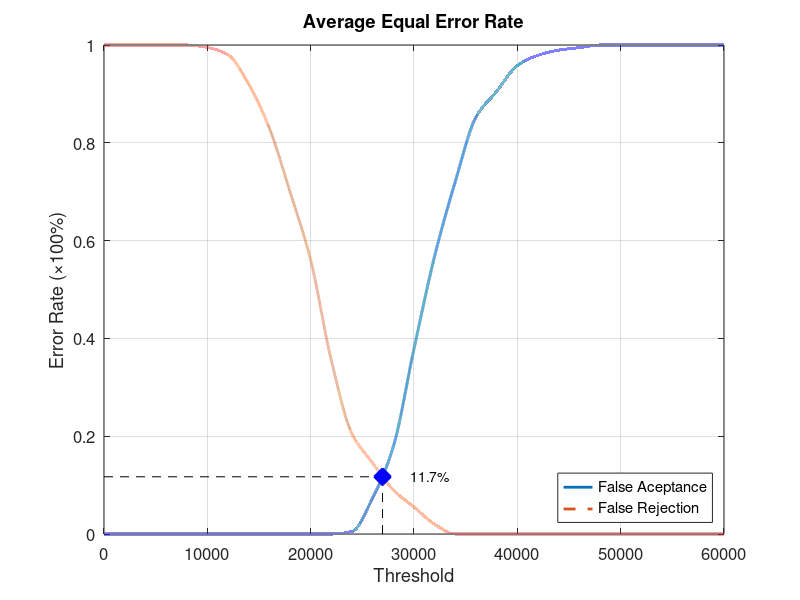
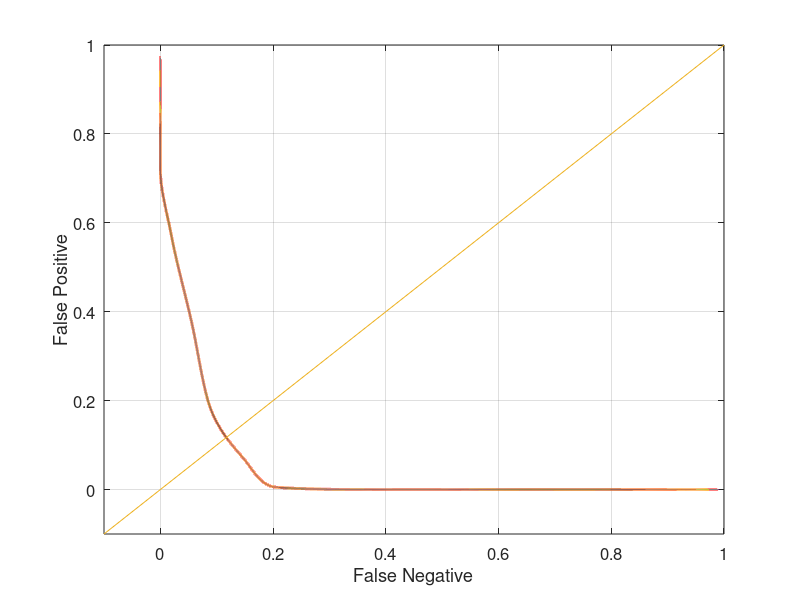

MATLAB code for these plots, in order:
function yEER = Database3_4
close all;
clear;
clc;
x = 0:2000:60000;
xq = 0:0.5:60000;

y0 = [0 0 0 0 0 0 0 0 0 0 0 0 0.00526316 0.0736842 0.178947 0.378947 0.568421 0.721053 0.852632 0.905263 0.957895 0.978947 0.989474 0.994737 1 1 1 1 1 1 1];
yy0 = interp1(x, y0, xq, 'pchip');
y1 = [1 1 1 1 1 0.995 0.98 0.92 0.83 0.7 0.56 0.355 0.205 0.145 0.09 0.055 0.02 0 0 0 0 0 0 0 0 0 0 0 0 0 0];
yy1 = interp1(x, y1, xq, 'pchip');

% Calculating EER: 
y2 = abs(y0 - y1);
find(y2 == min(y2))
yy2 = abs(yy0 - yy1);
xEER = find(yy2 == min(yy2));
xEERIndex = xq(xEER) % X-axis EER
yEER = yy0(xEER) % Y-axis EER

main = figure
plot(xq, yy0,'-','LineWidth', 2);	hold on
plot(xq, yy1,'--','LineWidth', 2);	hold on
plot([xEERIndex xEERIndex], [0 yEER], 'k--');	hold on
plot([0 xEERIndex], [yEER yEER], 'k--');	hold on
plot(xEERIndex, yEER, 'bx', 'LineWidth', 10);	hold on
text(xEERIndex + 10 * xEERIndex / 100, yEER, [num2str(round((10000 * yEER)) / 100) '%'])
legend('False Aceptance', 'False Rejection', 'Location', 'SouthEast')
xlabel('Threshold')
ylabel('Error Rate (\times100%)')
title('Average Equal Error Rate')
set(gca, 'FontSize', 12)
axis([0 60000 0 1])
grid on

print(main, 'Database3_4Main', '-dpng');
FNRxFPR = figure('Color', [1 1 1]);
plot(yy1, yy0, '-', yy1, yy0, 'LineWidth', 2);
hold on
y = -0.1:0.1:1
plot(y, y); 
set(gca, 'FontSize', 12)
xlabel('False Negative')
ylabel('False Positive')
axis([-0.1 1 -0.1 1])
set(gca, 'FontSize', 12)
grid on

print(FNRxFPR, 'Database3_4FNRxFPR','-dpng');
end
